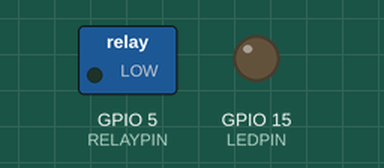
The sketch below on a simulated ESP32. Shown: switched loads named in the sketch (green lamp = pin HIGH), output pins drawn as LEDs (lit = HIGH). WiFi joins after 1.5 s; servers stay silent unless stated; random numbers use the default seed unless the sketch sets one; no MQTT or app messages arrive unless stated; what the sketch prints to the serial monitor is not drawn.

Above: at 0.1 s.
At 41.6 s:
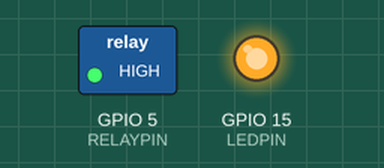
Timing chart, 0 to 98.1 s (numbered marks = the images above):
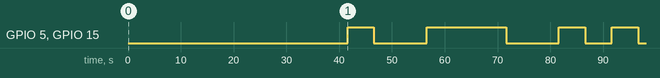

Measured:
- by itself, GPIO 5 (RELAYPIN), GPIO 15 (LEDPIN): LOW → HIGH at 41.6 s, → LOW 5.0 s later, → HIGH 10.0 s later, → LOW 15.0 s later, … (8 changes in this stretch)

The sketch:

smart_energy_optimization.ino
```cpp
#include <WiFi.h>
#include <PubSubClient.h>
#include <ArduinoJson.h>

#define RELAYPIN 5
#define LEDPIN 15

// WiFi and ThingsBoard
const char* ssid = "project2";
const char* password = "realme11";
const char* mqtt_server = "demo.thingsboard.io";
const char* token = "clgRHclL53CEgJd5ge0R";

WiFiClient espClient;
PubSubClient client(espClient);

bool occupancy = false;
bool acStatus = false;
float temperature = 0.0;
bool manualOverride = false;
bool manualRelayState = false;

void setup_wifi() {
  Serial.print("Connecting to WiFi...");
  WiFi.begin(ssid, password);
  while (WiFi.status() != WL_CONNECTED) {
    delay(500);
    Serial.print(".");
  }
  Serial.println("\n✅ WiFi connected!");
}

void rpcCallback(char* topic, byte* payload, unsigned int length) {
  payload[length] = '\0';
  StaticJsonDocument<200> doc;
  DeserializationError error = deserializeJson(doc, payload);
  if (error) return;

  String method = doc["method"];
  if (method == "setAC") {
    manualRelayState = doc["params"];
    manualOverride = true;
    digitalWrite(RELAYPIN, manualRelayState);
    acStatus = manualRelayState;
    digitalWrite(LEDPIN, acStatus ? HIGH : LOW);
    Serial.println(String("Manual AC: ") + (acStatus ? "ON" : "OFF"));
  } else if (method == "autoMode") {
    manualOverride = false;
    Serial.println("Switched to Auto Mode");
  }
}

void reconnect() {
  while (!client.connected()) {
    Serial.print("Connecting to MQTT...");
    String clientId = "ESP32-" + String(random(0xffff), HEX);
    if (client.connect(clientId.c_str(), token, NULL)) {
      Serial.println("Connected to ThingsBoard!");
      client.subscribe("v1/devices/me/rpc/request/+");
    } else {
      Serial.print("Failed, rc=");
      Serial.print(client.state());
      delay(2000);
    }
  }
}

void setup() {
  Serial.begin(115200);
  pinMode(RELAYPIN, OUTPUT);
  pinMode(LEDPIN, OUTPUT);

  setup_wifi();
  client.setServer(mqtt_server, 1883);
  client.setCallback(rpcCallback);

  randomSeed(analogRead(0));
}

void loop() {
  if (!client.connected()) reconnect();
  client.loop();

  // Dummy data
  occupancy = random(0, 2); // true or false

  // Simulated temperature with realistic fluctuations
  static float temp = 26.0;
  float fluctuation = random(-10, 11) / 10.0; // -1.0 to +1.0
  temp += fluctuation;
  if (temp < 24) temp = 24;
  if (temp > 33) temp = 33;
  temperature = temp;

  // Control logic
  if (!manualOverride) {
    if (occupancy && temperature > 27.0) {
      digitalWrite(RELAYPIN, HIGH);
      acStatus = true;
    } else {
      digitalWrite(RELAYPIN, LOW);
      acStatus = false;
    }
  }

  digitalWrite(LEDPIN, acStatus ? HIGH : LOW);  // LED shows AC status

  // Send telemetry
  String payload = "{";
  payload += "\"temperature\": " + String(temperature, 2) + ",";
  payload += "\"occupancy\": " + String(occupancy ? "true" : "false") + ",";
  payload += "\"ac_status\": " + String(acStatus ? "true" : "false") + ",";
  payload += "\"manual_override\": " + String(manualOverride ? "true" : "false");
  payload += "}";

  client.publish("v1/devices/me/telemetry", payload.c_str());
  Serial.println("📤 Sent: " + payload);

  delay(5000);
}
```
